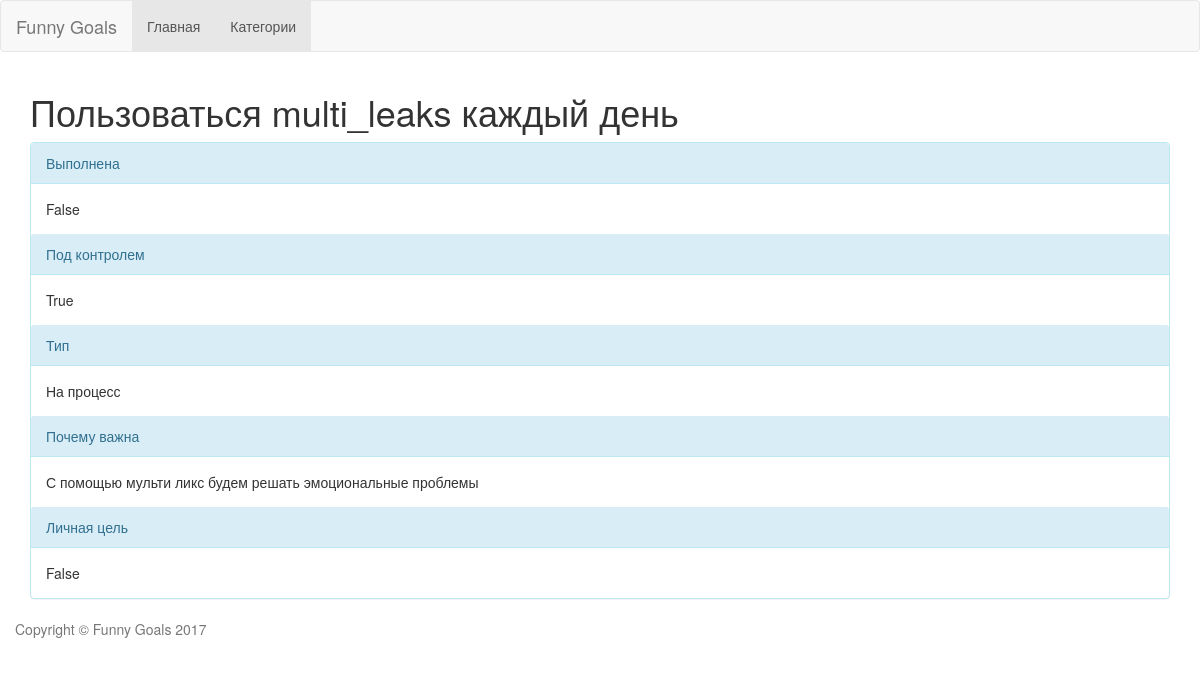
Screenshot of /goals/goal/detail/23 with the database file from the repository.
### goal_app/models.py (models this page shows, shortened)
class Goal(models.Model):
    name = models.CharField(max_length=64)
    is_success = models.BooleanField(default=False)
    in_control = models.BooleanField(default=False)
    refs_in_control = models.ManyToManyField('self', null=True, blank=True)
    is_personal = models.BooleanField(default=False)
    def has_refs_in_control(self):
        return self.in_control or bool(self.refs_in_control.all())
    TODAY = 'TD'
    SHORT = 'SH'
    MIDDLE = 'MD'
    LONG = 'LG'
    BY_TIME = (
        (TODAY, 'На сегодня'),
        (SHORT, 'Краткосрочные'),
        (MIDDLE, 'Среднесрочные'),
        (LONG, 'Долгострочные')
    )
    by_time = models.CharField(max_length=2, choices=BY_TIME)
    RESULT = 'R'
    PROCESS = 'P'
    BY_TYPE = (
        (RESULT, 'На результат'),
        (PROCESS, 'На процесс')
    )
    by_type = models.CharField(max_length=1, choices=BY_TYPE)
    def get_type(self):
        for t in self.BY_TYPE:
            if t[0] == self.by_type:
                return t[1]
    why_important = models.TextField(blank=True)
    category = models.ForeignKey(Category)

### goal_app/views.py (the view)
# urls.py: url(r'goal/detail/(?P<pk>\d+)$', GoalDetailView.as_view(), name='goal')
class GoalDetailView(DetailView):
    model = Goal
    template_name = 'goal.html'

### goal_app/templates/goal.html (shortened to what this page needs)
{% extends "main.html" %}
{% block content %}
    <h1>{{object.name}}</h1>
    <div class="panel {% if not object.has_refs_in_control %}panel-warning{%else%}panel-info{%endif%}">
        <div class="panel-heading">
            Выполнена
        </div>
        <div class="panel-body">
            {{object.is_success}}
        </div>
        <div class="panel-heading">
            Под контролем
        </div>
        <div class="panel-body">
            {{object.in_control}}
        </div>
        <div class="panel-heading">
            Тип
        </div>
        <div class="panel-body">
            {{object.get_type}}
        </div>
        <div class="panel-heading">
            Почему важна
        </div>
        <div class="panel-body">
            {{object.why_important}}
        </div>
        <div class="panel-heading">
            Личная цель
        </div>
        <div class="panel-body">
            {{object.is_personal}}
        </div>
    </div>
{% endblock %}

### rows the page displays
Goal: name "Пользоваться multi_leaks каждый день", is_success "False", in_control "True", get_type "На процесс", why_important "С помощью мульти ликс будем решать эмоциональные проблемы", is_personal "False"
